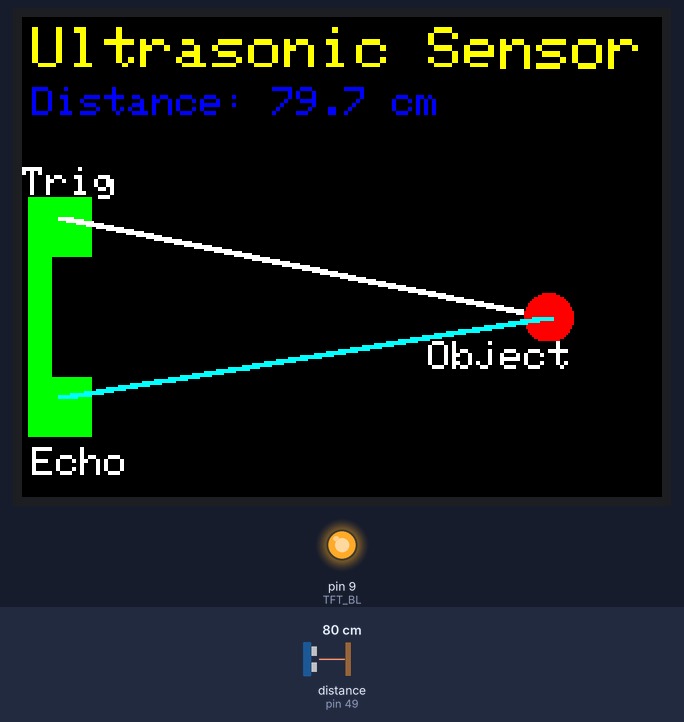
A sketch run on a simulated Arduino Mega 2560, built with avr-gcc and run on an emulated ATmega2560. On the bench: 320×240 colour display, output pins drawn as LEDs (lit = HIGH). Wiring (inferred from the names in the program): ultrasonic range finder: trigger pin 48; echo pin 49. The test bench sets the inputs (shaded band); at power-on: distance to the obstacle (sensor on pin 49) 80 cm. The echo pulse lasts 58.3 µs per cm; pins used as bus, display or sensor lines are not drawn.

Above: at 1.4 s.
1.5 s: distance to the obstacle (sensor on pin 49) set to 2 cm
At 2.6 s:
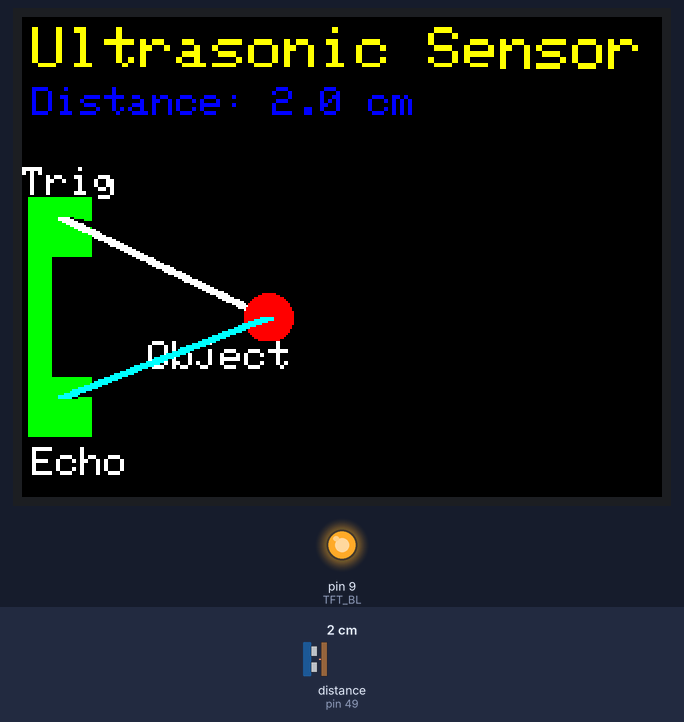
3.6 s: distance to the obstacle (sensor on pin 49) set to 4 cm
At 4.7 s:
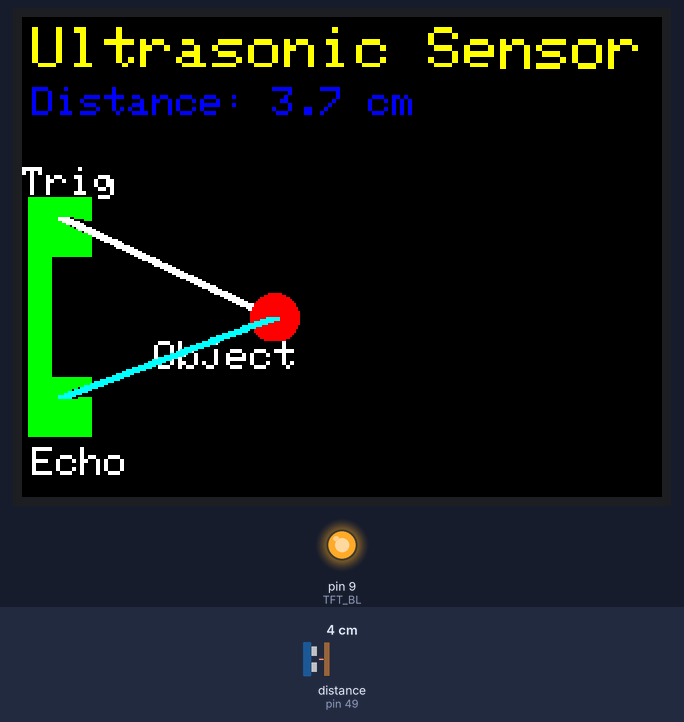
5.5 s: distance to the obstacle (sensor on pin 49) set to 9 cm
At 6.2 s:
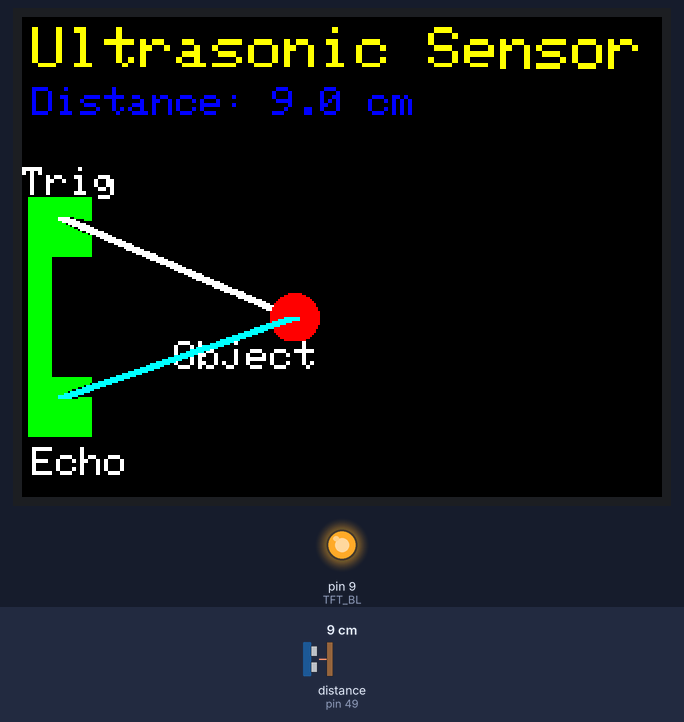
Timing chart, 0 to 8.5 s (numbered marks = the images above; inputs shaded):
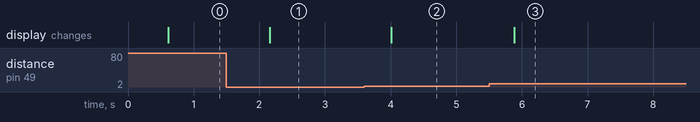

Measured:
- after the input at 1.5 s, the display: changes after 0.66 s (image 1)
- after the input at 3.6 s, the display: changes after 0.41 s (image 2)
- after the input at 5.5 s, the display: changes after 0.38 s (image 3)

The sketch:

Ardiuno_Ultrasonic_TFT_modifyed.ino
```cpp
#include <Adafruit_GFX.h>
#include <Adafruit_ST7789.h>
#include <SPI.h>
#define TFT_CS 53
#define TFT_RST 8
#define TFT_DC 7
#define TFT_BL 9
#define TRIG_PIN 48
#define ECHO_PIN 49
Adafruit_ST7789 tft = Adafruit_ST7789(TFT_CS, TFT_DC, TFT_RST);
const int baseY = 150;
const int startX = 20;
const int echoX = 20;
const int triggerY = baseY - 60;
int previousObjectX = -1;
float previousDistance = -1;
int previousLabelX = -1;
void setup() {
  Serial.begin(9600);
  initTFT();
  initPins();
  drawStaticUI();
}
void loop() {
  float distance = getDistanceCM();
  float displayDistance = constrain(distance, 0, 100);
  if (abs(displayDistance - previousDistance) >= 0.5) {
    updateUI(displayDistance);
    previousDistance = displayDistance;
  }
  delay(500);
}
void initTFT() {
  tft.init(240, 320);
  tft.setRotation(1);
  tft.fillScreen(ST77XX_BLACK);
  digitalWrite(TFT_BL, HIGH);
}
void initPins() {
  pinMode(TFT_BL, OUTPUT);
  pinMode(TRIG_PIN, OUTPUT);
  pinMode(ECHO_PIN, INPUT);
}
float getDistanceCM() {
  digitalWrite(TRIG_PIN, LOW);
  delayMicroseconds(2);
  digitalWrite(TRIG_PIN, HIGH);
  delayMicroseconds(10);
  digitalWrite(TRIG_PIN, LOW);
  long duration = pulseIn(ECHO_PIN, HIGH);
  return duration * 0.0343 / 2;
}
void drawStaticUI() {
  tft.setTextSize(3);
  tft.setTextColor(ST77XX_YELLOW);
  tft.setCursor(5, 5);
  tft.println("Ultrasonic Sensor");
  int boxSize = 30;
  int verticalBarWidth = 12;
  int barX = startX - verticalBarWidth - 5;
  int barTop = triggerY;
  int barHeight = (baseY + 30 + boxSize) - triggerY;
  tft.fillRect(barX, barTop, verticalBarWidth, barHeight, ST77XX_GREEN);
  tft.fillRect(startX - boxSize / 2, triggerY, boxSize, boxSize, ST77XX_GREEN);
  tft.setTextColor(ST77XX_WHITE);
  tft.setTextSize(2);
  tft.setCursor(startX - 20, triggerY - 15);
  tft.print("Trig");
  tft.fillRect(echoX - boxSize / 2, baseY + 30, boxSize, boxSize, ST77XX_GREEN);
  tft.setCursor(echoX - 15, baseY + 65);
  tft.print("Echo");
}
void updateUI(float distance) {
  updateDistanceText(distance);
  updateObject(distance);
}
void updateDistanceText(float distance) {
  tft.fillRect(5, 25, 230, 30, ST77XX_BLACK);
  tft.setCursor(5, 35);
  tft.setTextColor(ST77XX_BLUE);
  tft.setTextSize(2);
  tft.print("Distance: ");
  tft.print(distance, 1);
  tft.print(" cm");
}
void updateObject(float distance) {
  if (previousObjectX != -1) {
    int prevX = previousObjectX + 100;
    tft.fillCircle(prevX, baseY, 13, ST77XX_BLACK);
    drawThickLine(startX, triggerY + 10, prevX, baseY, 4, ST77XX_BLACK);
    drawThickLine(prevX, baseY, echoX, baseY + 40, 4, ST77XX_BLACK);
    tft.fillRect(previousLabelX - 10, baseY + 12, 100, 20, ST77XX_BLACK);
  }
  float scale = distance / 100.0;
  int objectX = startX + scale * 180;
  if (objectX > 220) objectX = 220;
  int shiftedX = objectX + 100;
  int labelX = shiftedX - 60;
  drawThickLine(startX, triggerY + 10, shiftedX, baseY, 4, ST77XX_WHITE);
  tft.fillCircle(shiftedX, baseY, 12, ST77XX_RED);
  tft.fillRect(labelX - 10, baseY + 12, 100, 20, ST77XX_BLACK);
  tft.setCursor(labelX, baseY + 12);
  tft.setTextColor(ST77XX_WHITE);
  tft.setTextSize(2);
  tft.print("Object");
  drawThickLine(shiftedX, baseY, echoX, baseY + 40, 4, ST77XX_CYAN);
  previousObjectX = objectX;
  previousLabelX = labelX;
}
void drawThickLine(int x0, int y0, int x1, int y1, int thickness, uint16_t color) {
  float dx = x1 - x0;
  float dy = y1 - y0;
  float distance = sqrt(dx * dx + dy * dy);
  float stepX = dx / distance;
  float stepY = dy / distance;
  for (int i = -thickness / 2; i < thickness / 2; i++) {
    int offsetX = i;
    int offsetY = 0;
    for (int j = 0; j < distance; j++) {
      int x = x0 + stepX * j + offsetX;
      int y = y0 + stepY * j + offsetY;
      tft.fillRect(x, y, 2, 2, color);
    }
  }
}
```
